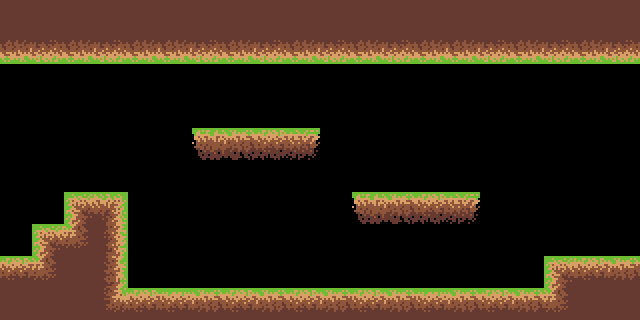

This game map was drawn from its Tiled (.tmx) file and the tilesets committed beside it. A one-line description and the full map source follow:
An orthogonal 20x10 tile map with 32x32 px tiles, 1 tile layer (Tile Layer 1) and 8 objects.

<map version="1.0" orientation="orthogonal" renderorder="right-up" width="20" height="10" tilewidth="32" tileheight="32" nextobjectid="9">
 <tileset firstgid="1" name="ground" tilewidth="32" tileheight="32" tilecount="70" columns="10">
  <image source="../../Tilemaps/ground_sprites.png" width="320" height="224" />
 </tileset>
 <layer name="Tile Layer 1" width="20" height="10">
  <data encoding="csv">
70,70,70,70,70,70,70,70,70,70,70,70,70,70,70,70,70,70,70,70,
3,4,5,6,7,3,4,5,6,7,8,3,4,5,3,4,5,6,7,8,
0,0,0,0,0,0,0,0,0,0,0,0,0,0,0,0,0,0,0,0,
0,0,0,0,0,0,0,0,0,0,0,0,0,0,0,0,0,0,0,0,
0,0,0,0,0,0,33,34,35,38,0,0,0,0,0,0,0,0,0,0,
0,0,0,0,0,0,0,0,0,0,0,0,0,0,0,0,0,0,0,0,
0,0,59,52,0,0,0,0,0,0,0,33,34,37,38,0,0,0,0,0,
0,59,69,31,0,0,0,0,0,0,0,0,0,0,0,0,0,0,0,0,
63,69,61,41,0,0,0,0,0,0,0,0,0,0,0,0,0,59,63,64,
61,61,61,62,63,65,66,67,68,63,64,63,64,65,66,67,68,69,70,70
</data>
 </layer>
 <objectgroup name="Colliders">
  <object id="1" x="0" y="0" width="640" height="64" />
  <object id="2" x="0" y="256" width="32" height="64" />
  <object id="3" x="32" y="224" width="32" height="96" />
  <object id="4" x="64" y="192" width="64" height="128" />
  <object id="5" x="128" y="288" width="416" height="32" />
  <object id="6" x="544" y="256" width="96" height="64" />
  <object id="7" x="192" y="128" width="128" height="32" />
  <object id="8" x="352" y="192" width="128" height="32" />
 </objectgroup>
</map>
